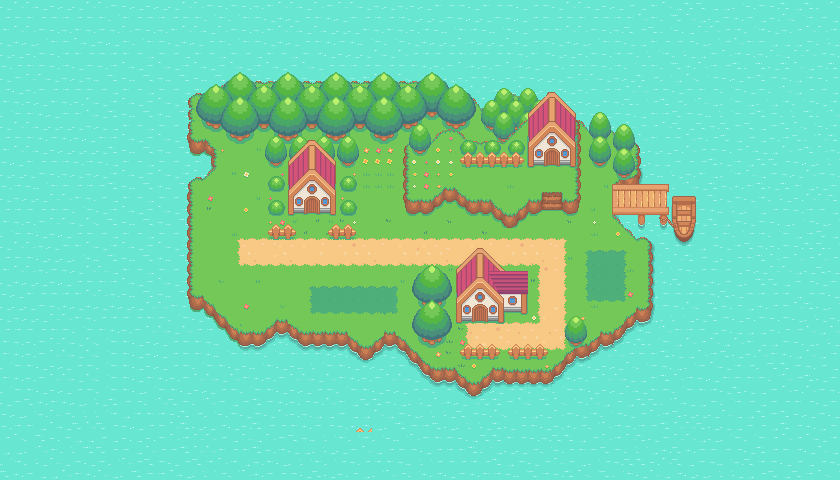

Rendered tile map (Tiled .tmx) drawn with the repository's tilesets; below, a short description and the map source with its tile grids summarised:
An orthogonal 70x40 tile map with 12x12 px tiles, 12 tile layers (Ocean, Island, Trees, Trees 2, ...), 3 hidden layers not drawn, 3 tilesets.

<map version="1.10" tiledversion="1.10.2" orientation="orthogonal" renderorder="right-down" width="70" height="40" tilewidth="12" tileheight="12" infinite="0" nextlayerid="27" nextobjectid="1">
 <editorsettings>
  <export target="../../pelletTown.json" format="json" />
 </editorsettings>
 <tileset firstgid="1" source="pokemonStyleGameTileset.tsx" />
 <tileset firstgid="1025" source="collisionTileset.tsx" />
 <tileset firstgid="1026" source="pokemon.tsx" />
 <layer id="1" name="Ocean" width="70" height="40">
  <data>[2800 cells, 2800 non-empty, 9 distinct tile ids]</data>
 </layer>
 <layer id="5" name="Island" width="70" height="40">
  <data>[2800 cells, 911 non-empty, 121 distinct tile ids]</data>
 </layer>
 <layer id="11" name="Trees" width="70" height="40">
  <data>[2800 cells, 120 non-empty, 22 distinct tile ids]</data>
 </layer>
 <layer id="12" name="Trees 2" width="70" height="40">
  <data>[2800 cells, 130 non-empty, 23 distinct tile ids]</data>
 </layer>
 <layer id="13" name="Trees 3" width="70" height="40">
  <data>[2800 cells, 96 non-empty, 22 distinct tile ids]</data>
 </layer>
 <layer id="16" name="Plateau" width="70" height="40">
  <data>[2800 cells, 127 non-empty, 85 distinct tile ids]</data>
 </layer>
 <layer id="6" name="Flowers and Grass" width="70" height="40">
  <data>[2800 cells, 93 non-empty, 31 distinct tile ids]</data>
 </layer>
 <group id="17" name="Objects">
  <layer id="15" name="Bushes" width="70" height="40">
   <data>[2800 cells, 28 non-empty, 4 distinct tile ids]</data>
  </layer>
  <layer id="8" name="Fence" width="70" height="40">
   <data>[2800 cells, 41 non-empty, 9 distinct tile ids]</data>
  </layer>
  <layer id="14" name="House Trees" width="70" height="40">
   <data>[2800 cells, 38 non-empty, 8 distinct tile ids]</data>
  </layer>
  <layer id="4" name="House" width="70" height="40">
   <data>[2800 cells, 112 non-empty, 84 distinct tile ids]</data>
  </layer>
  <layer id="10" name="Dock" width="70" height="40">
   <data>[2800 cells, 42 non-empty, 42 distinct tile ids]</data>
  </layer>
 </group>
 <layer id="20" name="Collisions" width="70" height="40" visible="0" opacity="0.3">
  <data>[2800 cells, 185 non-empty, 1 distinct tile ids]</data>
 </layer>
 <layer id="26" name="Battle Zones" width="70" height="40" visible="0" opacity="0.5">
  <data>[2800 cells, 26 non-empty, 1 distinct tile ids]</data>
 </layer>
 <layer id="22" name="Foreground Objects" width="70" height="40" visible="0">
  <data>[2800 cells, 45 non-empty, 26 distinct tile ids]</data>
 </layer>
</map>
